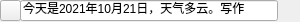
<?xml version="1.0" encoding="UTF-8"?>
<ui version="4.0">
 <class>MyCheckBox</class>
 <widget class="QWidget" name="MyCheckBox">
  <property name="geometry">
   <rect>
    <x>0</x>
    <y>0</y>
    <width>300</width>
    <height>22</height>
   </rect>
  </property>
  <property name="windowTitle">
   <string>Form</string>
  </property>
  <widget class="QPushButton" name="pushButton">
   <property name="geometry">
    <rect>
     <x>0</x>
     <y>0</y>
     <width>21</width>
     <height>21</height>
    </rect>
   </property>
   <property name="text">
    <string/>
   </property>
  </widget>
  <widget class="QLineEdit" name="lineEdit">
   <property name="geometry">
    <rect>
     <x>20</x>
     <y>0</y>
     <width>258</width>
     <height>21</height>
    </rect>
   </property>
   <property name="styleSheet">
    <string notr="true">font-style:itelic;</string>
   </property>
   <property name="text">
    <string>今天是2021年10月21日，天气多云。写作</string>
   </property>
   <property name="maxLength">
    <number>24</number>
   </property>
  </widget>
  <widget class="QPushButton" name="pushButton_2">
   <property name="geometry">
    <rect>
     <x>278</x>
     <y>0</y>
     <width>21</width>
     <height>22</height>
    </rect>
   </property>
   <property name="styleSheet">
    <string notr="true">border:0px;</string>
   </property>
   <property name="text">
    <string/>
   </property>
  </widget>
 </widget>
 <resources/>
 <connections/>
</ui>
